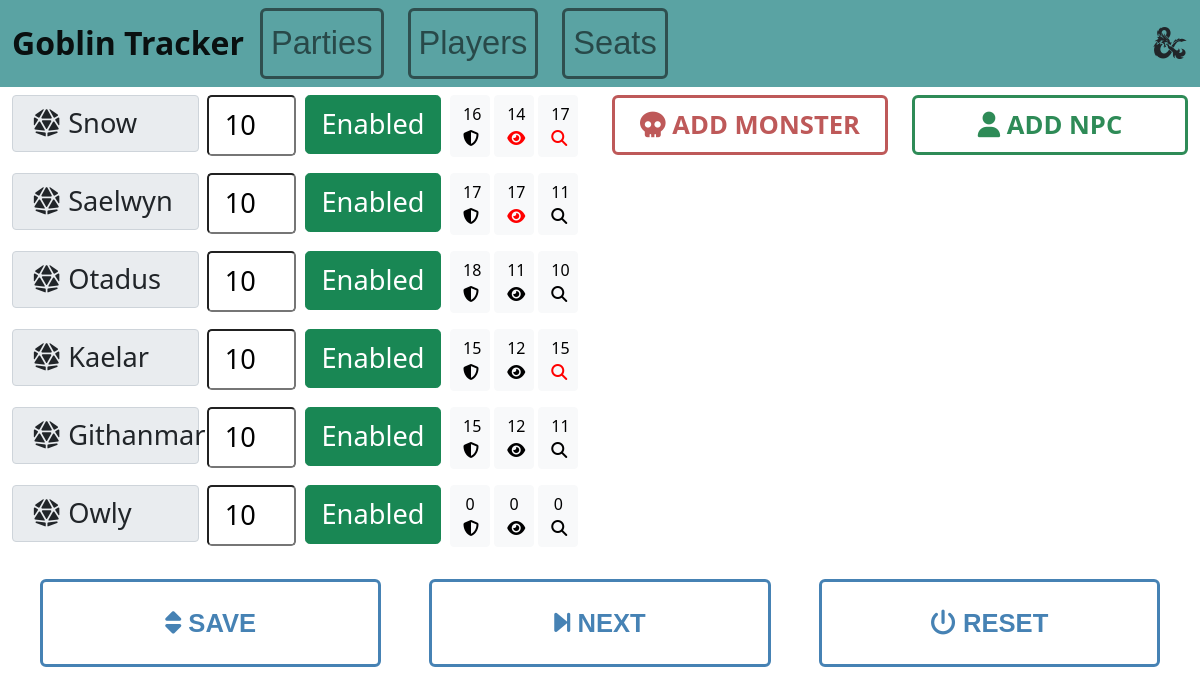
Page /dashboard on the earlier database version.
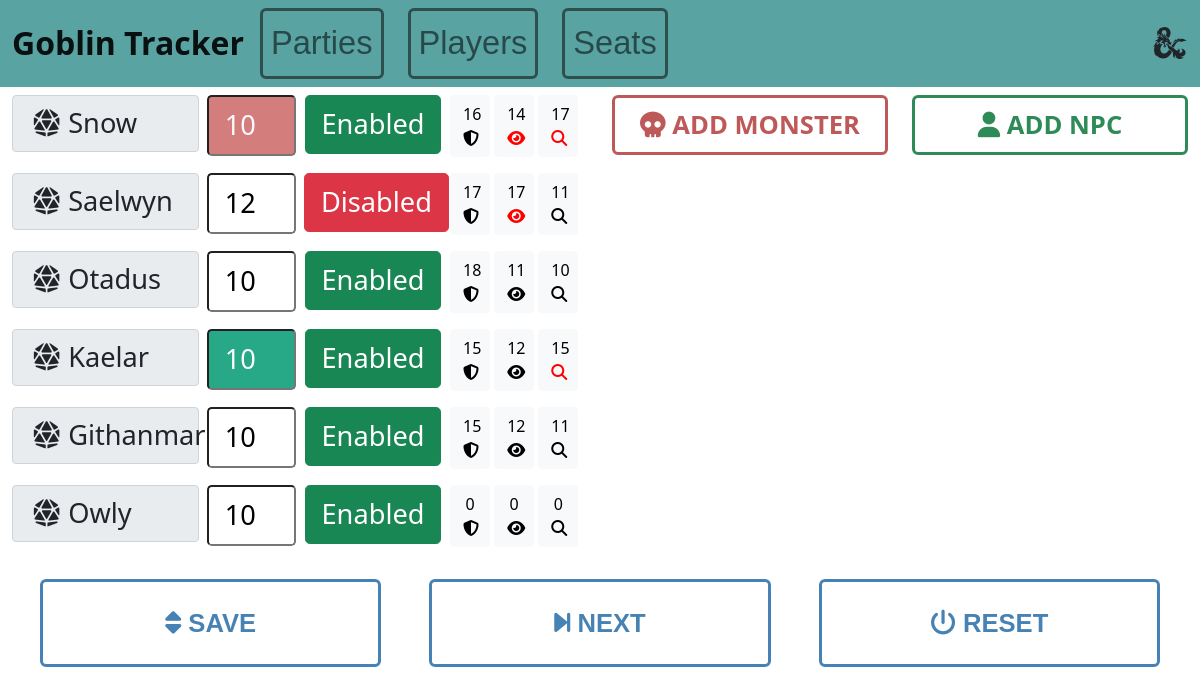
Same page on the later database version.
### characters.py (models this page shows, shortened)
class Character(db.Model):
    name = db.Column(db.String(20), primary_key=True)
    initiative = db.Column(db.Integer, unique=False, nullable=False)
    enabled = db.Column(db.Boolean, unique=False, nullable=False)
    is_current = db.Column(db.Boolean, unique=False, nullable=False)
    is_next = db.Column(db.Boolean, unique=False, nullable=False)
    dexterity = db.Column(db.Integer, unique=False, nullable=False)
    ac = db.Column(db.Integer, unique=False, nullable=False)
    pass_inv = db.Column(db.Integer, unique=False, nullable=False)
    pass_per = db.Column(db.Integer, unique=False, nullable=False)
    is_player = db.Column(db.Boolean, unique=False, nullable=False)
    is_monster = db.Column(db.Boolean, unique=False, nullable=False)
    seat = db.Column(db.Integer, unique=False, nullable=False)

### index_blueprint.py (the view)
@index_blueprint.route("/dashboard", methods=['GET', 'POST'])
def dashboard():
    global sequence_started
    if request.method == 'POST':
        if 'button' in request.form:
            if request.form['button'] == 'save':
                updatePlayers(request.form)
                if checkDex(request.form) is None:
                    pass
            elif request.form['button'] == 'next':
                sequence_started = True
                rotatePlayers()
            elif request.form['button'] == 'reset':
                sequence_started = False
                resetCharacters()
            elif request.form['button'] == 'manage':
                return redirect(url_for('index.players'))
            elif request.form['button'] == 'seats':
                return redirect(url_for('index.seats'))
            else:
                pass  # unknown
        if 'enable' in request.form:
            Character.toggle_enabled(request.form['enable'])
        elif 'remove' in request.form:
            if Character.deletePlayer(request.form['remove']):
                flash("Player deleted", 'info')
            else:
                flash("Failed to delete player", 'warning')
            return redirect(url_for('index.dashboard'))
        elif 'monster' in request.form:
            updatePlayers(request.form)
            Character.addMonster()
        elif 'npc' in request.form:
            updatePlayers(request.form)
            Character.addNpc()
        count = Character.query.filter_by(is_player=False).count()
        add = ''
        if count == 7:
            add = "disabled"
        players = Character.query.all()
        return render_template("dyn.html", content=players, add=add, page="dashboard", dex=checkDex(request.form))
    elif request.method == 'GET':
        add = ''
        count = Character.query.filter_by(is_player=False).count()
        if count == 7:
            add = "disabled"
        players = Character.query.all()
        return render_template("dyn.html", content=players, add=add, page="dashboard")

### templates/dyn.html (shortened to what this page needs)
{% extends "base.html" %} {% block title %}Init Tracker{% endblock %}
{% block content %}
<form action="#" method="post">
  <div class="row mh-80 h-80">
    <div class="col">
      <div class="d-flex flex-column">
        {% for character in content %}{% if character.is_player == True %}
        <div class="row gx-2 mb-3 h-100">
        <div class="col-4 h-100">
          <label
            class="input-group-text text-left"
            style="font-size: 1.7em; text-align: left"
          >
            {% if character.is_player == True %}<i
              class="fas fa-dice-d20 p-2"
            ></i
            >{% endif %}{{ character.name }}</label>
        </div>
        <div class="col-2 h-100">
          <input
            type="text"
            class="form-control-xlg w-100 {% if character.is_current %}current{% elif character.is_next %}next{% endif %}"
            placeholder="1-10"
            aria-describedby="basic-addon1"
            name="{{ character.name }}"
            value="{{ character.initiative }}"
            onfocus="this.value=''"
          />
        </div>
        <div class="h-100 col-3 text-center">
          <button
            class="btn btn-xlg btn-{% if character.enabled %}success{% else %}danger{% endif %}"
            type="submit"
            id="button-addon1"
            value="{{ character.name }}"
            name="enable"
            style="min-width: 100px"
          >
            {% if character.enabled %}Enabled{% else %}Disabled{% endif %}
          </button>
        </div>
        <div class="col-3 h-100">
          <button class="btn d-inline-block btn-light" style="width: 40px">
            {{ character.ac }}
            <i
              class="fas fa-shield-alt"
              style="font-size: 1em; color: black"
            ></i>
          </button>
          <button class="btn d-inline-block btn-light" style="width: 40px">
            {{ character.pass_per }} {% if character.pass_per|int > 12 %}
            <i class="fas fa-eye" style="font-size: 1rem; color: red"></i>
            {% else %}
            <i class="fas fa-eye" style="font-size: 1rem; color: black"></i>
            {% endif %}
          </button>
          <button class="btn d-inline-block btn-light" style="width: 40px">
            {{ character.pass_inv }} {% if character.pass_inv|int > 12 %}
            <i class="fas fa-search" style="font-size: 1em; color: red"></i>
            {% else %}
            <i class="fas fa-search" style="font-size: 1rem; color: black"></i>
            {% endif %}
          </button>
        </div>
      </div>
        {% endif %} {% endfor %}
      </div>
    </div>
    <div class="col">
      <div class="d-flex flex-column">
        <div class="row row-cols-2 gx-4">
            <div class="col">
        <button
          type="submit"
          class="btn btn-monster btn-lg w-100 {{ add }}"
          name="monster"
          value="add_monster"
          {{ add }}
        >
          <i class="fas fa-skull"></i>
          ADD MONSTER
        </button></div>
        <div class="col">
        <button
          type="submit"
          class="btn btn-npc btn-lg w-100 {{ add }}"
          name="npc"
          value="add_npc"
          {{ add }}
        >
          <i class="fas fa-user"></i>
          ADD NPC
        </button></div></div>
      </div>
    </div>
  </div>
  <div class="row row-cols-3 p-3" style="height:120px" >
    <div class="col text-center px-4">
      <button
        type="submit"
        class="btn btn-custom btn-lg w-100 h-100"
        name="button"
        value="save"
      ><i class="fas fa-sort"></i>
      SAVE
      </button>
    </div>
    <div class="col text-center px-4">
      <button
        type="submit"
        class="btn btn-custom btn-lg w-100 h-100"
        name="button"
        value="next"
      ><i class="fas fa-step-forward"></i>
        NEXT
      </button>
    </div>
    <div class="col text-center px-4">
      <button
        type="submit"
        class="btn btn-custom btn-lg w-100 h-100"
        name="button"
        value="reset"
      ><i class="fas fa-power-off"></i>
        RESET
      </button>
    </div>
  </div>
  {% endblock %}

### templates/base.html (shortened to what this page needs)
<!DOCTYPE html>
<html>
  <head>
    <link
      href="https://cdn.jsdelivr.net/npm/bootstrap@5.1.3/dist/css/bootstrap.min.css"
      rel="stylesheet"
    />
  </head>
  <body>
    <nav class="navbar navbar-expand-lg navbar-light mb-2" style="background-color:
    rgb(90, 163, 163);">
      <div class="container-fluid">
        <a class="navbar-brand" href="{{ url_for('index.dashboard') }}">Goblin Tracker</a>
        <div class="collapse navbar-collapse" id="navbarNav">
          <ul class="navbar-nav">
            <li class="nav-item">
              {% if page == "parties" %}
                <a class="nav-link disabled btn-header btn-header-disabled me-4" aria-current="page" href="{{ url_for('index.parties') }}">Parties</a>
              {% else %}
                <a class="nav-link btn-header me-4" aria-current="page" href="{{ url_for('index.parties') }}">Parties</a>
              {% endif %}
            </li>
            <li class="nav-item">
              {% if page == "players" %}
                <a class="nav-link disabled btn-header btn-header-disabled me-4" aria-current="page" href="{{ url_for('index.players') }}">Players</a>
              {% else %}
                <a class="nav-link btn-header me-4" aria-current="page" href="{{ url_for('index.players') }}">Players</a>
              {% endif %}
            </li>
            <li class="nav-item">
              {% if page == "seats" %}
                <a class="nav-link disable btn-header btn-header-disabled me-4" aria-current="page" href="{{ url_for('index.seats') }}">Seats</a>
              {% else %}
                <a class="nav-link btn-header me-4" aria-current="page" href="{{ url_for('index.seats') }}">Seats</a>
              {% endif %}
            </li>
          </ul>
        </div>
        <i class="fab fa-d-and-d fa-2x"></i>
      </div>
    </nav>
    <div class="container-fluid vh-100">
      {% block content %}{% endblock %}
    </div>
  </body>
</html>

### templates/base.html (style rules this page uses)
.current { background-color: rgb(39, 168, 134); color: ghostwhite; }
.next { background-color: rgb(211, 126, 124); color: ghostwhite; }
.btn-custom { border-radius: 6px; border: solid 3px; border-color: steelblue; color: steelblue; font-size: 1.6em; font-weight: 600; font-family: "Trebuchet MS", "Lucida Sans Unicode", "Lucida Grande", "Lucida Sans", Arial, sans-serif; }
.btn-header { border-radius: 6px; border: solid 3px; border-color: darkslategray; color: darkslategray; font-size: 1.2em; font-weight: 400; font-family: "Trebuchet MS", "Lucida Sans Unicode", "Lucida Grande", "Lucida Sans", Arial, sans-serif; }
.btn-monster { border-radius: 6px; border: solid 3px; border-color: rgb(190, 89, 89); color: rgb(190, 89, 89); font-size: 1.6em; font-weight: 600; }
.btn-npc { border-radius: 6px; border: solid 3px; border-color: seagreen; color: seagreen; font-size: 1.6em; font-weight: 600; }
.btn-xlg { padding: 0.5rem 1rem; font-size: 1.7rem; border-radius: 0.3rem; }
.form-control-xlg { min-height: calc(1.5em + 1rem + 2px); padding: 0.5rem 1rem; font-size: 1.7rem; border-radius: 0.3rem; }
.navbar-brand { font-size: 2em; font-weight: 600; }
.nav-item { font-size: 1.7em; }

Differences in the rows shown:
changed Character "Saelwyn": initiative "10" → "12"; enabled "Enabled" → "Disabled"
